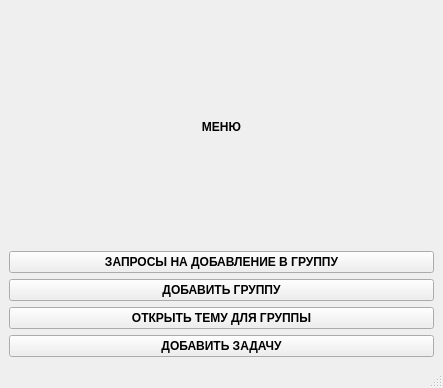
<?xml version="1.0" encoding="UTF-8"?>
<ui version="4.0">
 <class>MainWindow</class>
 <widget class="QMainWindow" name="MainWindow">
  <property name="geometry">
   <rect>
    <x>0</x>
    <y>0</y>
    <width>443</width>
    <height>388</height>
   </rect>
  </property>
  <property name="windowTitle">
   <string>MainWindow</string>
  </property>
  <widget class="QWidget" name="centralwidget">
   <layout class="QVBoxLayout" name="verticalLayout_2">
    <item>
     <widget class="QLabel" name="label">
      <property name="font">
       <font>
        <weight>75</weight>
        <bold>true</bold>
       </font>
      </property>
      <property name="text">
       <string>МЕНЮ</string>
      </property>
      <property name="alignment">
       <set>Qt::AlignCenter</set>
      </property>
     </widget>
    </item>
    <item>
     <layout class="QVBoxLayout" name="verticalLayout">
      <item>
       <widget class="QPushButton" name="see_group_requests">
        <property name="font">
         <font>
          <weight>75</weight>
          <bold>true</bold>
         </font>
        </property>
        <property name="text">
         <string>ЗАПРОСЫ НА ДОБАВЛЕНИЕ В ГРУППУ</string>
        </property>
       </widget>
      </item>
      <item>
       <widget class="QPushButton" name="add_group">
        <property name="font">
         <font>
          <weight>75</weight>
          <bold>true</bold>
         </font>
        </property>
        <property name="text">
         <string>ДОБАВИТЬ ГРУППУ</string>
        </property>
       </widget>
      </item>
      <item>
       <widget class="QPushButton" name="add_topic">
        <property name="font">
         <font>
          <weight>75</weight>
          <bold>true</bold>
         </font>
        </property>
        <property name="text">
         <string>ОТКРЫТЬ ТЕМУ ДЛЯ ГРУППЫ</string>
        </property>
       </widget>
      </item>
      <item>
       <widget class="QPushButton" name="add_task">
        <property name="font">
         <font>
          <weight>75</weight>
          <bold>true</bold>
         </font>
        </property>
        <property name="text">
         <string>ДОБАВИТЬ ЗАДАЧУ</string>
        </property>
       </widget>
      </item>
     </layout>
    </item>
   </layout>
  </widget>
  <widget class="QMenuBar" name="menubar">
   <property name="geometry">
    <rect>
     <x>0</x>
     <y>0</y>
     <width>443</width>
     <height>21</height>
    </rect>
   </property>
  </widget>
  <widget class="QStatusBar" name="statusbar"/>
 </widget>
 <resources/>
 <connections/>
</ui>
